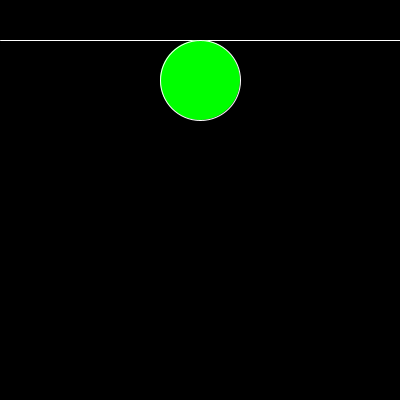
Frame 1 (no input)
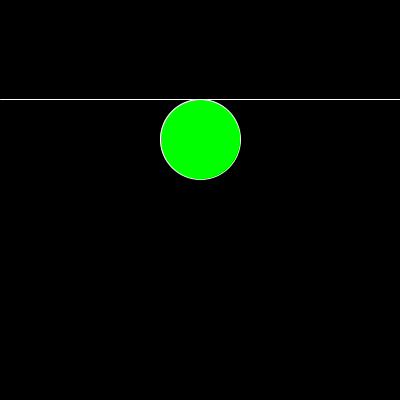
Frame 60 (the mouse pressed at the canvas centre just before this capture)
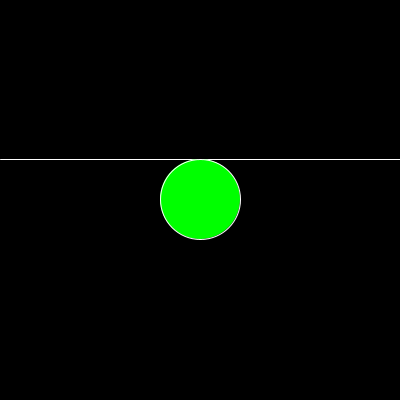
Frame 120 (the mouse held since frame 60 and released just before this capture)

The Processing sketch that drew these frames (run headless with seeded random() and noise(); from frame 60 on, the mouse is pressed at the canvas centre):

// Processing sketch: Ejercicio_19
// ── Ejercicio_19.pde
float x1, y1, x2, y2; // Coordenadas iniciales de la línea
float posElipseX, posElipseY; // Coordenadas del centro de la elipse
float moverLinea = 1; // Dirección de movimiento de la línea
float moverElipse = 1;  // Dirección de movimiento del elipse

public void setup() {
  size(400, 400);
  x1 = 0; //Coordenada inicial en el centro horizontal del lienzo
  y1 = 40; //Coordenada inicial en la parte superior del lienzo
  x2 = width;  //La línea recorre el ancho
  y2 = y1;     //Es una linea horizontal
  posElipseX = (x2-x1)/2; //La elipse se encuentra centro de la linea
  posElipseY = y1 + 40; //La elipse está a 40 píxeles por debajo del punto medio de la línea
}
public void draw() {
  background(0);
  stroke(255);
  line(x1, y1, x2, y2); //dibujo la linea
  fill(0,255,0);
  ellipse(posElipseX, posElipseY, 80, 80); //dibujo elipse
  
  y1 += moverLinea; //Mover la linea hacia abajo
  y2 += moverLinea;  
  posElipseY += moverElipse; //Mover la elipse hacia abajo
  
  if (y1 > height || y1 < 0) {  // Verifica si la línea ha superado los límites del lienzo
    moverLinea *= -1; // Invierte la dirección de la línea
    
    if(posElipseY >= y1) {
      posElipseY = y1-40;  //La elipse se coloca 40 píxeles por arriba de la línea
      moverElipse *= -1;   //Invierte la dirección de la elipse
     }else{
       posElipseY = y1+40;  //La elipse se coloca 40 píxeles por debajo de la línea
       moverElipse *= -1;   //Invierte la dirección de la elipse
    }
  }
}
